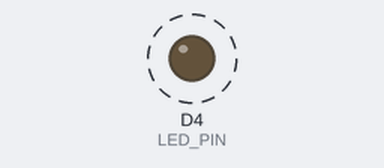
Simulated run of this sketch. Board: ESP8266 (NodeMCU). On the bench: output pins drawn as LEDs (lit = HIGH). Dashed ring = blinking. What the sketch prints to the serial monitor is not drawn.

Above: at 1.6 s.
Timing chart, 0 to 5.7 s (numbered marks = the images above):
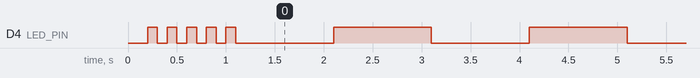

The sketch:

ESP8266_TEST.ino
```cpp
/**
 * SWARM ESP8266 - Test Firmware
 * Golden sketch for Phase 1 PCP GitHub build offload
 *
 * Target: ESP8266 NodeMCU v2
 * Core: esp8266:esp8266@3.1.2
 * FQBN: esp8266:esp8266:nodemcuv2
 *
 * Minimal test sketch to verify PCP build pipeline
 * Builds successfully and demonstrates compilation for Xtensa architecture
 */

#include <ESP8266WiFi.h>

const int LED_PIN = D4; // GPIO2 on NodeMCU

void setup() {
  Serial.begin(115200);
  delay(100);

  pinMode(LED_PIN, OUTPUT);

  Serial.println(F("\n\nSWARM ESP8266 Build Test"));
  Serial.println(F("======================="));

  // Blink pattern
  for(int i = 0; i < 5; i++) {
    digitalWrite(LED_PIN, LOW);
    delay(100);
    digitalWrite(LED_PIN, HIGH);
    delay(100);
  }

  Serial.println(F("Setup complete. Ready for commands."));
}

void loop() {
  digitalWrite(LED_PIN, LOW);
  delay(1000);

  Serial.print(F("ESP8266 Heartbeat: "));
  Serial.println(millis());

  digitalWrite(LED_PIN, HIGH);
  delay(1000);
}
```

Measured:
- by itself, D4 (LED_PIN): goes 4 × (LOW 0.10 s, HIGH 0.10 s), 64 × (LOW 1.0 s, HIGH 1.0 s), then LOW
